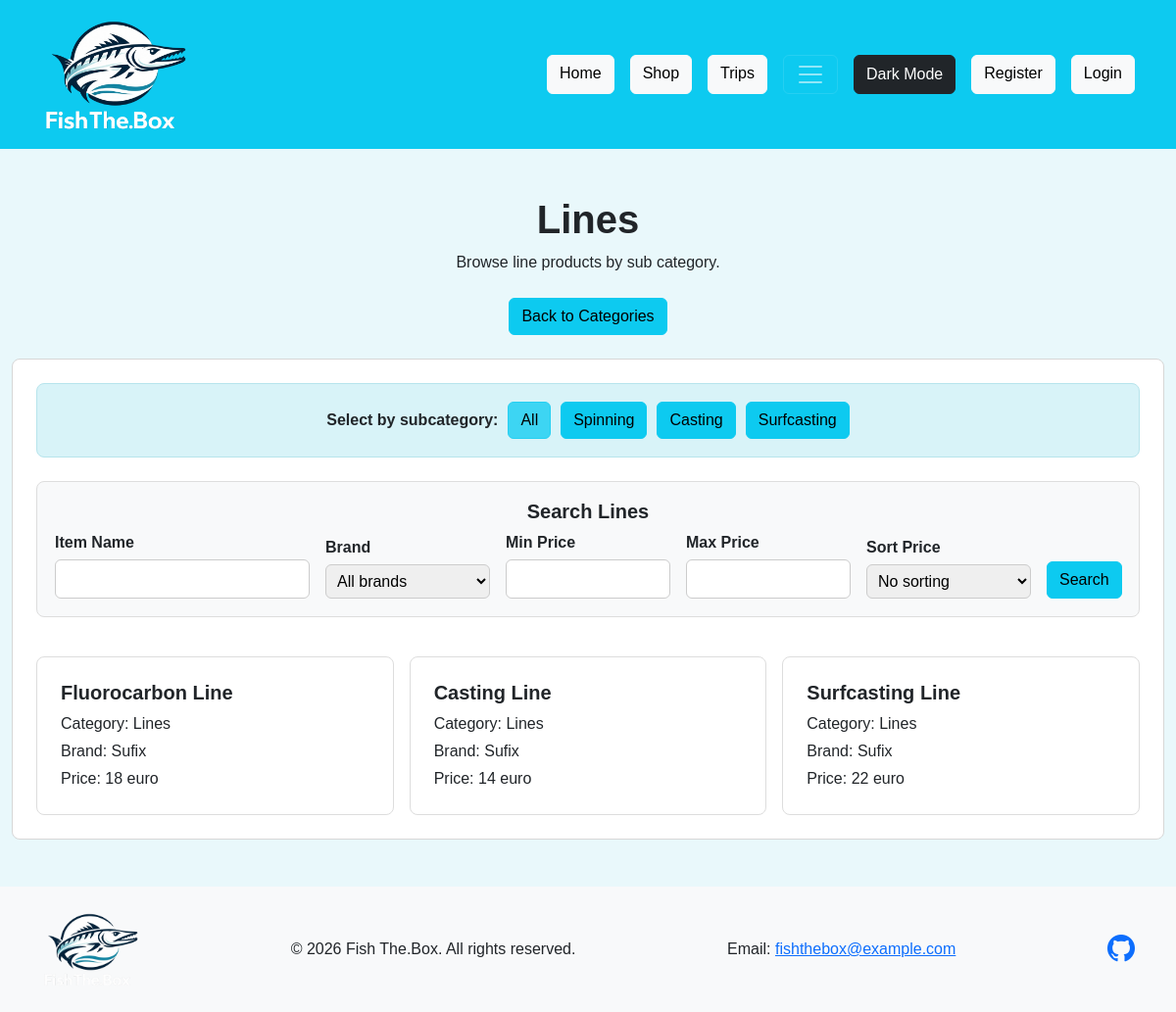
The app's page /shop/Lines with its own data.
### shop/models.py (models this page shows, shortened)
class SubCategory(models.Model):
    name = models.CharField(max_length=100)

class Product(models.Model):
    name = models.CharField(max_length=200)
    brand = models.CharField(max_length=100)
    price = models.IntegerField()
    category = models.ForeignKey(Category, on_delete=models.CASCADE)
    sub_category = models.ForeignKey(SubCategory, on_delete=models.CASCADE)

class Category(models.Model):
    name = models.CharField(max_length=100)
    photo = models.CharField(max_length=200)

### shop/views.py (the view)
# urls.py: path('shop/Lines', views.lines, name='lines'),
def lines(request):
    return show_category(request, "Lines", "shop/lines.html")

### shop/views.py
class SubCategoryForm(forms.Form):
    sub_category = forms.ChoiceField(
        label="Sub Category",
        choices=[
            ("All", "All"),
            ("Spinning", "Spinning"),
            ("Casting", "Casting"),
            ("Surfcasting", "Surfcasting"),
            ("Jigging", "Jigging"),
            ("Boat Fishing", "Boat Fishing"),
            ("General", "General"),
        ]
    )

class ProductSearchForm(forms.Form):
    search_name = forms.CharField(label="Item Name", required=False)
    brand = forms.CharField(label="Brand", required=False)
    min_price = forms.IntegerField(label="Minimum Price", required=False, min_value=0)
    max_price = forms.IntegerField(label="Maximum Price", required=False, min_value=0)
    price_order = forms.ChoiceField(
        label="Sort Price",
        required=False,
        choices=[
            ("none", "No sorting"),
            ("low", "Lowest first"),
            ("high", "Highest first"),
        ]
    )

### shop/templates/shop/lines.html (shortened to what this page needs)
<!DOCTYPE html>
{% load static %}
<html lang="en">
<head>
    <link href="https://cdn.jsdelivr.net/npm/bootstrap@5.3.3/dist/css/bootstrap.min.css" rel="stylesheet">
    <link href="https://cdn.jsdelivr.net/npm/bootstrap-icons@1.11.3/font/bootstrap-icons.min.css" rel="stylesheet">
    <link rel="stylesheet" href="{% static 'shop/shop.css' %}?v=2">
    <link rel="stylesheet" href="{% static 'DarkMode/DarkMode.css' %}?v=2">
</head>
<body>
    <header class="bg-info text-white sticky-top">
        <div class="container py-3">
            <div class="d-flex justify-content-between align-items-center flex-wrap gap-3">
                <img src="{% static 'shop/logo.png' %}" alt="Fish The.Box logo" width="150" height="120">
                <div id="navbar"></div>
            </div>
        </div>
    </header>
    <main class="shop-main">
        <section class="shop-section py-5">
            <div class="container">
                <h1 class="text-center fw-bold mb-2">Lines</h1>
                <p class="text-center mb-4">Browse line products by sub category.</p>
                <div class="text-center mb-4">
                    <a href="/shop/" class="btn btn-info">Back to Categories</a>
                </div>
                <div class="category-content-panel">
                <div class="filter-bar">
                    <div class="sub-category-buttons">
                        <p class="filter-label">Select by subcategory:</p>
                        {% for sub_category in sub_categories %}
                            <form action="{% url 'shop:lines' %}" method="post">
                                <button type="submit"
                                        class="btn btn-info {% if selected_sub_category == sub_category %}active{% endif %}">
                                    {{ sub_category }}
                                </button>
                            </form>
                        {% endfor %}
                    </div>
                </div>
                <div class="shop-search-box mt-4">
                    <h2 class="h5 fw-bold text-center">Search Lines</h2>
                    <form action="{% url 'shop:lines' %}" method="post">
                        <div class="row g-3 align-items-end">
                            <div class="col-md-3">
                                <label>Item Name</label>
                                {{ search_form.search_name }}
                            </div>
                            <div class="col-md-2">
                                <label>Brand</label>
                                <select name="brand">
                                    <option value="All">All brands</option>
                                </select>
                            </div>
                            <div class="col-md-2">
                                <label>Min Price</label>
                                {{ search_form.min_price }}
                            </div>
                            <div class="col-md-2">
                                <label>Max Price</label>
                                {{ search_form.max_price }}
                            </div>
                            <div class="col-md-2">
                                <label>Sort Price</label>
                                {{ search_form.price_order }}
                            </div>
                            <div class="col-md-1">
                                <button type="submit" name="search_button" class="btn btn-info">Search</button>
                            </div>
                        </div>
                    </form>
                </div>
                <div class="row g-3 mt-4">
                    {% for shop_item in items %}
                        <div class="col-md-4">
                            <div class="product-card h-100">
                                <h2 class="h5 fw-bold">{{ shop_item.name }}</h2>
                                <p class="mb-1">Category: {{ shop_item.category.name }}</p>
                                <p class="mb-1">Brand: {{ shop_item.brand }}</p>
                                <p class="mb-0">Price: {{ shop_item.price }} euro</p>
                            </div>
                        </div>
                    {% empty %}
                        <p class="text-center text-muted">No shop items found.</p>
                    {% endfor %}
                </div>
                </div>
            </div>
        </section>
    </main>
    <footer class="bg-light text-dark py-4">
        <div class="container d-flex justify-content-between align-items-center flex-wrap gap-4">
            <img src="{% static 'shop/logo.png' %}" alt="Fish The.Box logo" width="100" height="80">
            <p class="mb-0">&copy; 2026 Fish The.Box. All rights reserved.</p>
            <p class="mb-0">Email: <a href="mailto:fishthebox@example.com">fishthebox@example.com</a></p>
            <div class="d-flex gap-3 fs-3">
                <a href="https://github.com/G1org0s/Final-Assesment-Internet-Programming.git" aria-label="GitHub">
                    <i class="bi bi-github"></i>
                </a>
            </div>
        </div>
    </footer>
</body>
</html>

### shop/static/shop/shop.css (style rules this page uses)
body { min-height: 100vh; display: flex; flex-direction: column; font-family: Tahoma, Arial, sans-serif; }
main { flex: 1; background-color: #e9f8fb; }
.shop-section { min-height: 100%; background-color: #e9f8fb; }
.shop-section .container { max-width: 1600px; }
.category-content-panel { background-color: white; border: 1px solid #d7d7d7; border-radius: 8px; padding: 24px; max-width: 1400px; margin: 0 auto; }
.filter-label { font-weight: bold; margin: 0; }
.sub-category-buttons { display: flex; align-items: center; justify-content: center; gap: 10px; flex-wrap: wrap; }
.filter-bar { background-color: #d8f3f8; border: 1px solid #b7e4ec; border-radius: 8px; padding: 18px; max-width: 100%; margin: 0 auto; }
.shop-search-box { background-color: #f8f9fa; border: 1px solid #dddddd; border-radius: 8px; padding: 18px; }
.shop-search-box label { font-weight: bold; margin-bottom: 5px; }
.shop-search-box input, .shop-search-box select { width: 100%; padding: 7px; border: 1px solid #cccccc; border-radius: 6px; }
.product-card { background-color: white; border: 1px solid #dddddd; border-radius: 8px; padding: 24px; }

### records on screen
SubCategory: sub_categories "Spinning"
SubCategory: sub_categories "Casting"
SubCategory: sub_categories "Surfcasting"
Product: name "Fluorocarbon Line", category.name "Lines", brand "Sufix", price "18"
Product: name "Casting Line", category.name "Lines", brand "Sufix", price "14"
Product: name "Surfcasting Line", category.name "Lines", brand "Sufix", price "22"

### other values on screen
{{ sub_category }} "All"
